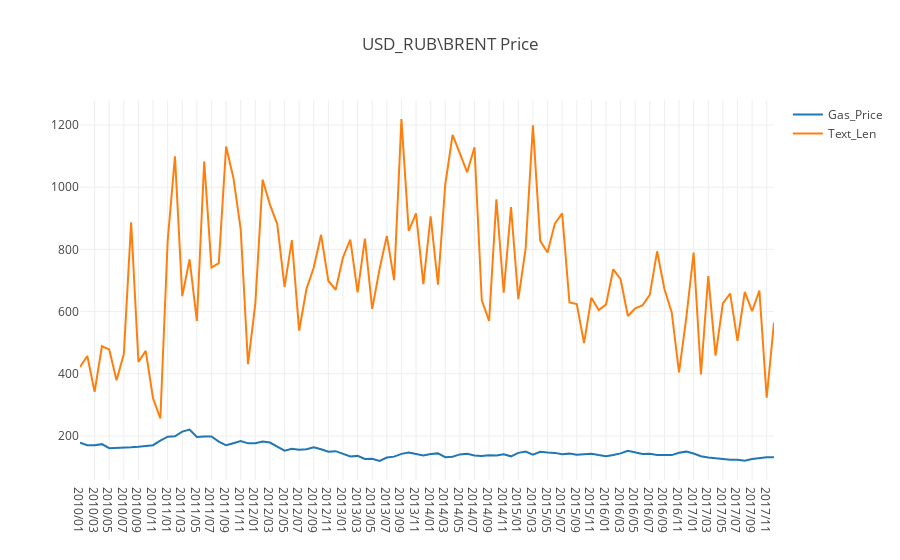

The notebook cell this image was saved under:
### Code cell
trace0=go.Scatter(x=data_tx_gr['date'], y=data_tx_gr['len'], name='Text_Len')
trace1=go.Scatter(x=data_pr_gr['Date'], y=data_pr_gr['ClosingPrice'], name='Gas_Price')
data=[trace1,trace0]
layout={'title':'USD_RUB\BRENT Price'}
fig=go.Figure(data=data, layout=layout)
iplot(fig, show_link=False)
